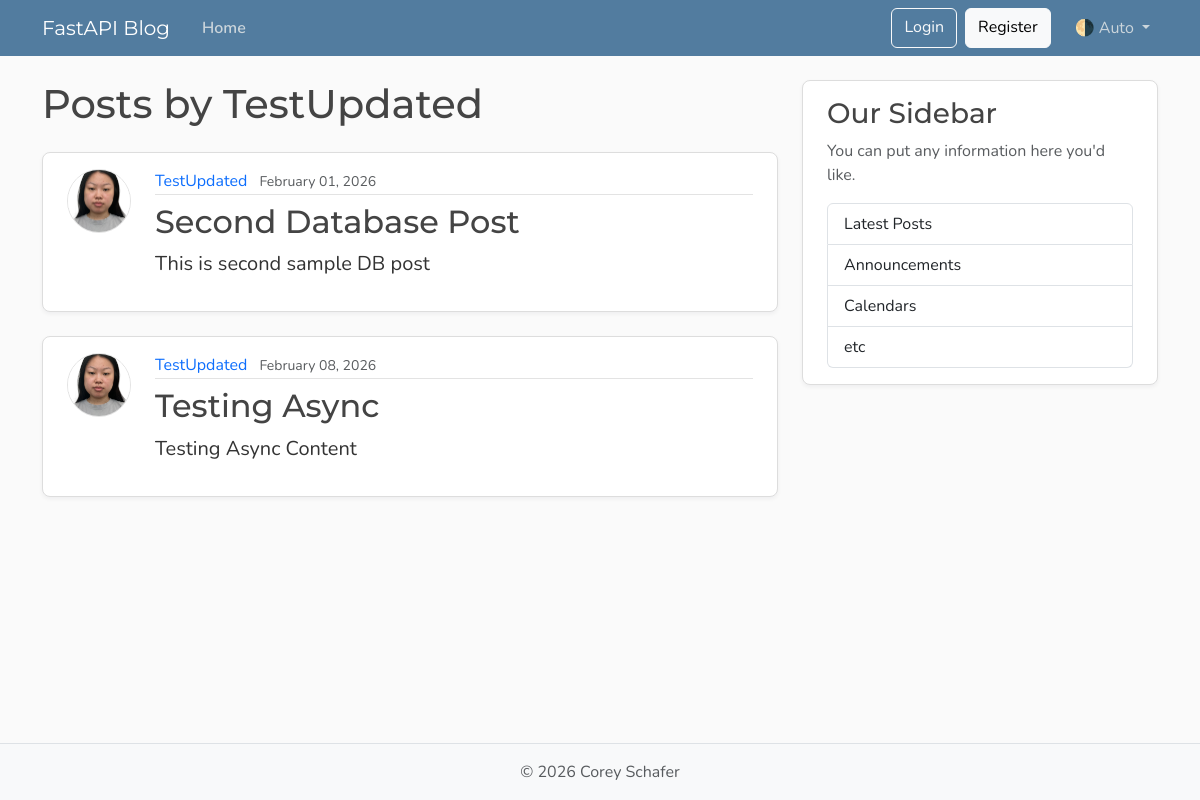
The page /users/1/posts on the database its author committed.
### models.py (models this page shows, shortened)
class User(Base):
    __tablename__ = "users"
    id: Mapped[int] = mapped_column(Integer, primary_key=True, index=True)
    username: Mapped[str] = mapped_column(String(50), unique=True, nullable=False)
    email: Mapped[str] = mapped_column(String(120), unique=True, nullable=False)
    image_file: Mapped[str | None] = mapped_column(
        String(200),
        nullable=True,
        default=None,
    )
    posts: Mapped[list[Post]] = relationship(back_populates="author", cascade="all, delete-orphan") # when user delete, delete all posts too

class Post(Base):
    __tablename__ = "posts"
    id: Mapped[int] = mapped_column(Integer, primary_key=True, index=True)
    title: Mapped[str] = mapped_column(String(100), nullable=False)
    content: Mapped[str] = mapped_column(Text, nullable=False)
    user_id: Mapped[int] = mapped_column(
        ForeignKey("users.id"),
        nullable=False,
        index=True,
    )
    date_posted: Mapped[datetime] = mapped_column(
        DateTime(timezone=True),
        default=lambda: datetime.now(UTC),
    )
    author: Mapped[User] = relationship(back_populates="posts")

### main.py (the view)
@app.get("/users/{user_id}/posts", include_in_schema=False, name="user_posts")
async def user_posts_page(
    request: Request,
    user_id: int,
    db: Annotated[AsyncSession, Depends(get_db)],
):
    result = await db.execute(select(models.User).where(models.User.id == user_id))
    user = result.scalars().first()
    if not user:
        raise HTTPException(
            status_code=status.HTTP_404_NOT_FOUND,
            detail="User not found",
        )
    result = await db.execute(
        select(models.Post)
        .options(selectinload(models.Post.author))
        .where(models.Post.user_id == user_id),
    )
    posts = result.scalars().all()
    return templates.TemplateResponse(
        request,
        "user_posts.html",
        {"posts": posts, "user": user, "title": f"{user.username}'s Posts"},
    )

### templates/user_posts.html
{% extends "layout.html" %}
{% block content %}
  <h1 class="mb-4">Posts by {{ user.username }}</h1>
  {% for post in posts %}
    <article class="content-section py-3 px-4 mb-4">
      <div class="d-flex align-items-start gap-4">
        <img class="rounded-circle article-img flex-shrink-0"
             src="{{ post.author.image_path }}"
             alt="{{ post.author.username }}'s profile picture"
             width="64"
             height="64"
             loading="lazy">
        <div class="flex-grow-1">
          <div class="article-metadata mb-2">
            <a class="me-2"
               href="{{ url_for('user_posts', user_id=post.author.id) }}">{{ post.author.username }}</a>
            <small class="text-body-secondary">{{ post.date_posted.strftime("%B %d, %Y") }}</small>
          </div>
          <h2>
            <a class="article-title"
               href="{{ url_for('post_page', post_id=post.id) }}">{{ post.title }}</a>
          </h2>
          <p class="article-content">{{ post.content }}</p>
        </div>
      </div>
    </article>
  {% else %}
    <p class="text-body-secondary">No posts by this user yet.</p>
  {% endfor %}
{% endblock content %}

### templates/layout.html (shortened to what this page needs)
<!DOCTYPE html>
<html lang="en">
  <head>
    <link href="https://cdn.jsdelivr.net/npm/bootstrap@5.3.8/dist/css/bootstrap.min.css"
          rel="stylesheet"
>
    <link rel="stylesheet"
          type="text/css"
          href="{{ url_for("static", path='css/main.css') }}">
  </head>
  <body class="d-flex flex-column min-vh-100">
    <header class="site-header">
      <nav class="navbar navbar-expand-md bg-steel fixed-top"
           data-bs-theme="dark">
        <div class="container">
          <a class="navbar-brand me-4" href="{{ url_for("home") }}">FastAPI Blog</a>
          <div class="collapse navbar-collapse" id="navbarToggle">
            <div class="navbar-nav me-auto">
              <a class="nav-link active"
                 aria-current="page"
                 href="{{ url_for("home") }}">Home</a>
            </div>
            <div class="navbar-nav">
              <a class="btn btn-outline-light mb-2 mb-md-0 me-md-2" href="#">Login</a>
              <a class="btn btn-light mb-2 mb-md-0 me-md-3" href="#">Register</a>
              <div class="nav-item dropdown">
                <a class="nav-link dropdown-toggle"
                   href="#"
                   role="button"
                   id="bd-theme"
                   data-bs-toggle="dropdown"
                   aria-expanded="false">
                  <span id="bd-theme-text">🌗 Auto</span>
                </a>
              </div>
            </div>
          </div>
        </div>
      </nav>
    </header>
    <main role="main" class="container">
      <div class="row">
        <div class="col-md-8">
          {% block content %}
          {% endblock content %}
        </div>
        <aside class="col-md-4">
          <div class="content-section py-3 px-4 mb-4">
            <h3>Our Sidebar</h3>
            <p class="text-body-secondary">You can put any information here you'd like.</p>
            <ul class="list-group">
              <li class="list-group-item">Latest Posts</li>
              <li class="list-group-item">Announcements</li>
              <li class="list-group-item">Calendars</li>
              <li class="list-group-item">etc</li>
            </ul>
          </div>
        </aside>
      </div>
    </main>
    <footer class="mt-auto py-3 bg-body-tertiary border-top">
      <div class="container text-center">
        <p class="text-body-secondary mb-0">
          © <span id="year"></span> Corey Schafer
        </p>
      </div>
    </footer>
  </body>
</html>

### static/css/main.css (style rules this page uses)
:root { --font-heading: "Montserrat", system-ui, -apple-system, BlinkMacSystemFont, sans-serif; --font-body: "Nunito", system-ui, -apple-system, BlinkMacSystemFont, sans-serif; --color-bg-body: #fafafa; --color-bg-content: #ffffff; --color-text-primary: #333333; --color-text-heading: #444444; --color-steel: #527c9f; --color-nav-link: #cbd5db; --color-nav-link-hover: #ffffff; --color-link-hover: #428bca; --color-border: #dddddd; --color-border-light: #e3e3e3; --spacing-xl: 5rem; --article-img-size: 4rem; --account-img-size: 7.813rem; }
body { font-family: var(--font-body); background: var(--color-bg-body); color: var(--color-text-primary); }
main { padding-top: var(--spacing-xl); }
h1, h2, h3, h4, h5, h6 { font-family: var(--font-heading); color: var(--color-text-heading); }
.navbar-brand { font-family: var(--font-heading); }
a { text-decoration: none; }
.bg-steel { background-color: var(--color-steel); }
.site-header .navbar-nav .nav-link { color: var(--color-nav-link); transition: color 0.2s ease-in-out; }
.site-header .navbar-nav .nav-link.active { font-weight: 600; }
.content-section { background: var(--color-bg-content); border: 1px solid var(--color-border); border-radius: 0.5rem; box-shadow: 0 2px 4px rgba(15, 23, 42, 0.05); transition: box-shadow 0.15s ease, transform 0.15s ease, border-color 0.15s ease; }
.article-title { color: var(--color-text-heading); transition: color 0.2s ease-in-out; }
.article-content { white-space: pre-line; font-size: 1.25rem; }
.article-img { height: var(--article-img-size); width: var(--article-img-size); flex-shrink: 0; object-fit: cover; border: 1px solid var(--color-border-light); box-shadow: 0 0 0 2px var(--color-bg-content); }
.article-metadata { padding-bottom: 0.063rem; border-bottom: 1px solid var(--color-border-light); }
.article-metadata a { transition: color 0.2s ease-in-out; }
[data-bs-theme="dark"] { --color-bg-body: #1a1a1a; --color-bg-content: #2d2d2d; --color-text-primary: #e0e0e0; --color-text-heading: #f0f0f0; --color-border: #404040; --color-border-light: #4a4a4a; }

### rows shown on the page
User: username "TestUpdated"
Post: author.image_path (picture), author.username "TestUpdated", date_posted "February 01, 2026", title "Second Database Post", content "This is second sample DB post"
Post: author.image_path (picture), author.username "TestUpdated", date_posted "February 08, 2026", title "Testing Async", content "Testing Async Content"
